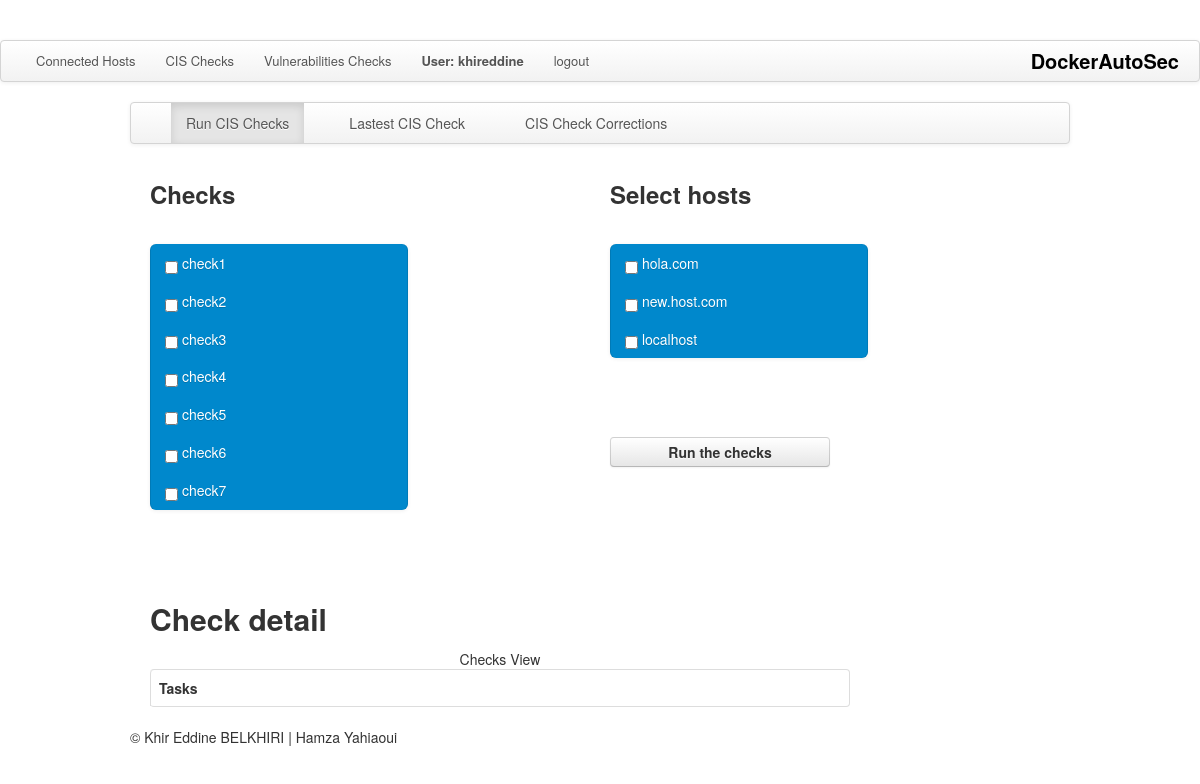
/cischecks/1/ (signed in), run on an earlier commit of the app's database.
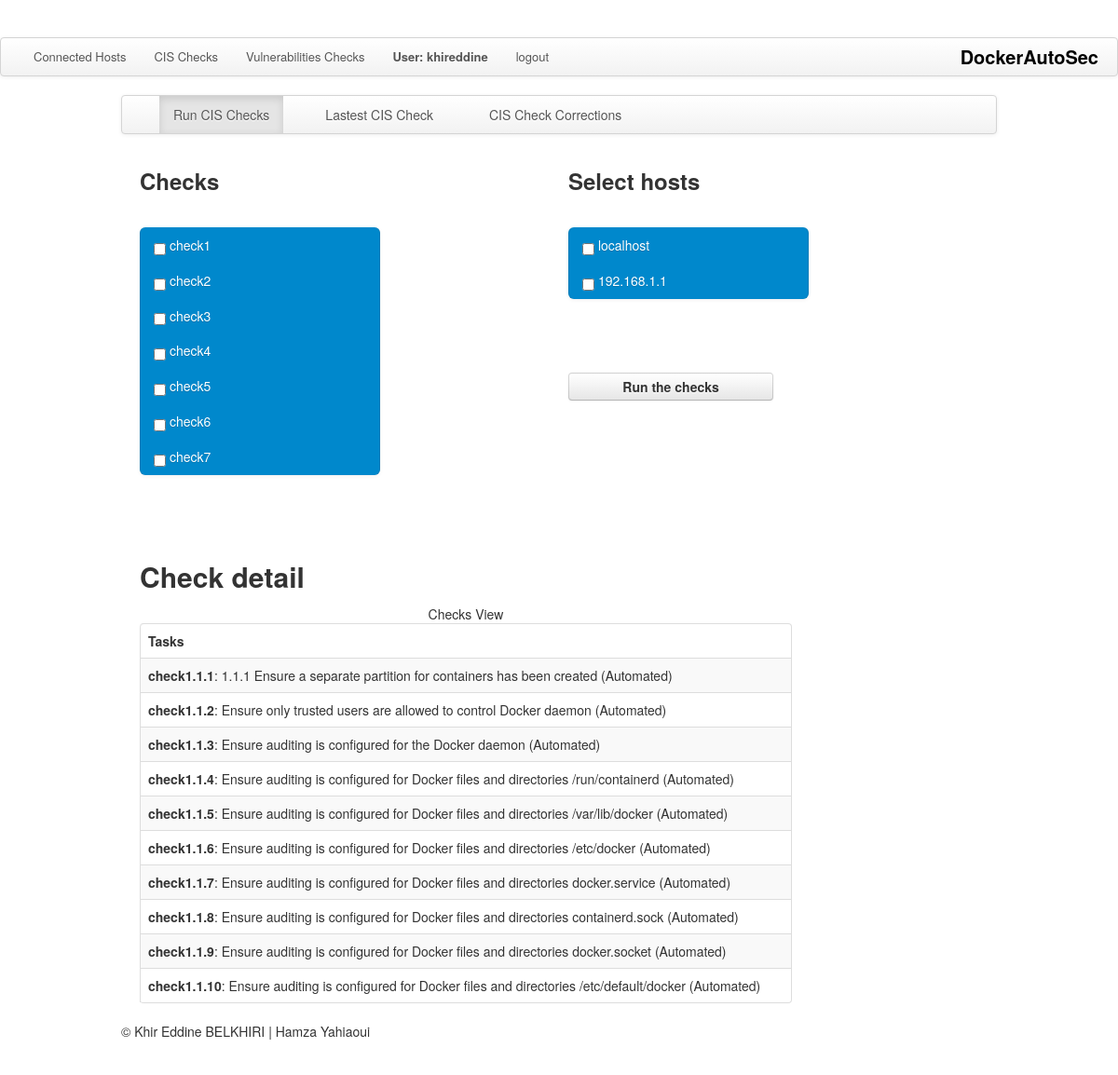
And on a later commit of the database.
### board/models.py (models this page shows, shortened)
class host(models.Model):
    hostname = models.CharField(max_length=200, null=False)
    ip = models.CharField(max_length=200, null=False)
    user = models.CharField(max_length=200, null=False)
    password = models.CharField(max_length=200)
    description = models.CharField(max_length=200, null=True)

class check(models.Model):
    checknumber = models.IntegerField()
    checkId = models.CharField(max_length=50, null=False)
    checkDescription = models.CharField(max_length=500, null=False)

### board/views.py (the view)
# urls.py: path('cischecks/<str:pk>/', views.cisChecks, name="cischecks"),
@login_required(login_url="signin")
def cisChecks(request,  pk):
    try:
        last_id = host.objects.all()[:1].get().id
    except:
        last_id = 1
    myrange = range(1, 8)
    hosts = host.objects.all()
    mychecks = check.objects.filter(checknumber=pk)
    try:
        myhost = h.get_hosts_from_invenotry()[0]
    except:
        myhost = None
    return render(request, "cischecks.html", locals())

### board/utils/hosts.py (called while the page is built)
def get_hosts_from_invenotry():
    INVENTORY_PATH = "/home/khirou/Desktop/pfe/dashboard/dashboard/board/inventories/check.txt"
    myhostlist = list()
    with open(INVENTORY_PATH, "r") as f:
        for line in f:
            myhostlist.append(line.split(None, 1)[0])
    return myhostlist

### templates/cischecks.html (shortened to what this page needs)
{% extends "./header.html" %} {% block content %} {% load static %}
  <head>
    <link rel="stylesheet" href='{% static "/css/docs.css" %}' />
    <link rel="stylesheet" href='{% static "/css/checks.css" %}' />
  </head>
  </head>
  <body>
    <div class="container">
      <header class="navbar">
            <div class="navbar-inner">
              <a class="brand" href="index.html"></a>
              <ul class="nav">
                <li class="active"><a href="{% url 'cischecks' 1 %}">Run CIS Checks</a></li>
                <li><a href="hosts.html"></a></li>
                <li><a href="{% url 'lastcheck' myhost %}">Lastest CIS Check</a></li>
                <li><a href="roles.html"></a></li>
                <li><a href="{% url 'checkcor' myhost %}">CIS Check Corrections</a></li>
              </ul>
            </div>
      </header>
      <div class="">
        <form method="post" action="{% url "runcheck" %}">
          <div class="span3 bs-docs-sidebar myinputs1">
            <h3>Checks</h3>
            <ul id="roleList" class="nav nav-list bs-docs-sidenav">
              {% for checkNum in myrange %}
              <li class="active">
                <a href="{% url 'cischecks' checkNum %}"><i class="icon-chevron-right"></i>
                  <div class="form-check form-switch">
                  <input class="form-check-input" name="checks" type="checkbox" value="{{checkNum}}">
                  check{{checkNum}}</div></a>
              </li>
              {% endfor %}
            </ul>
          </div>
          <div class="span3 bs-docs-sidebar myinputs1">
            <h3>Select hosts</h3>
            <ul id="roleList" class="nav nav-list bs-docs-sidenav">
              {% for host in hosts %}
              <li class="active">
                <a href="#"><i class="icon-chevron-right"></i>
                  <div class="form-check form-switch">
                  <input class="form-check-input" name="checks1" type="checkbox" value="{{host.id}}">
                  {{host.hostname}}</div></a>
              </li>
              {% endfor %}
            </ul>
          </div>
          <div class="span3 bs-docs-sidebar margin-top">
                <button
                  type="submit"
                  class="
                    btn btn-secondary btn-block
                    mb-5
                    input_size input_margin
                  "
                >
                  <b>Run the checks</b>
                </button>
          </div>
        </form>
        <div class="span9 margin-top">
          <table class="table table-striped table-bordered">
            <h2 id="roleName">Check detail</h2>
            <caption>
              Checks View
            </caption>
            <thead>
              <tr>
                <th>Tasks</th>
              </tr>
            </thead>
            <tbody id="roleDetails">
              {% for check in mychecks %}
                <tr>
                  <td><b>{{check.checkId}}</b>: {{check.checkDescription}} </td>
                </tr>
              {% endfor %}
            </tbody>
          </table>
        </div>
      </div>
    </div>
    {% endblock %}

What changed in the data, as far as the page shows it:
removed host: hostname "hola.com"
removed host: hostname "new.host.com"
added host: hostname "192.168.1.1"
added check: checkId "check1.1.1", checkDescription "1.1.1 Ensure a separate partition for containers has been created (Automated)"
added check: checkId "check1.1.2", checkDescription "Ensure only trusted users are allowed to control Docker daemon (Automated)"
added check: checkId "check1.1.3", checkDescription "Ensure auditing is configured for the Docker daemon (Automated)"
added check: checkId "check1.1.4", checkDescription "Ensure auditing is configured for Docker files and directories /run/containerd (Automated)"
added check: checkId "check1.1.5", checkDescription "Ensure auditing is configured for Docker files and directories /var/lib/docker (Automated)"
added check: checkId "check1.1.6", checkDescription "Ensure auditing is configured for Docker files and directories /etc/docker (Automated)"
added check: checkId "check1.1.7", checkDescription "Ensure auditing is configured for Docker files and directories docker.service (Automated)"
added check: checkId "check1.1.8", checkDescription "Ensure auditing is configured for Docker files and directories containerd.sock (Automated)"
added check: checkId "check1.1.9", checkDescription "Ensure auditing is configured for Docker files and directories docker.socket (Automated)"
added check: checkId "check1.1.10", checkDescription "Ensure auditing is configured for Docker files and directories /etc/default/docker (Automated)"
